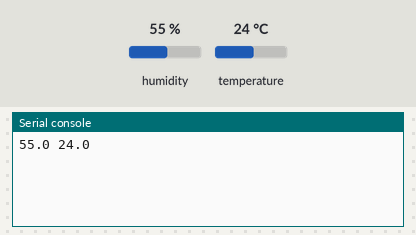
Simulated run of this program. Board: CircuitPython board. On the bench: the last lines printed to the serial console. Inputs (shaded band) come from the test bench; at power-on: humidity 55 %, temperature 24 °C.

Above: at 1.2 s.
1.3 s: humidity set to 22 %
At 6.7 s:
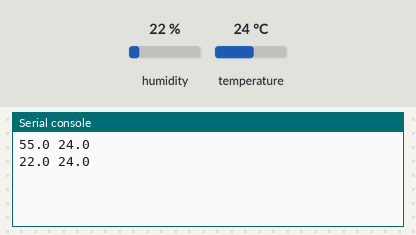
7.6 s: temperature set to 12 °C
At 11.4 s:
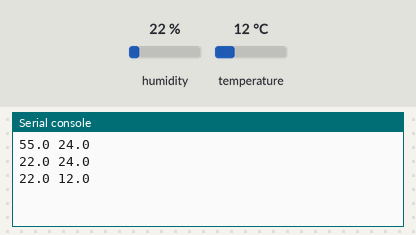
13.9 s: humidity set to 40 %
At 17.2 s:
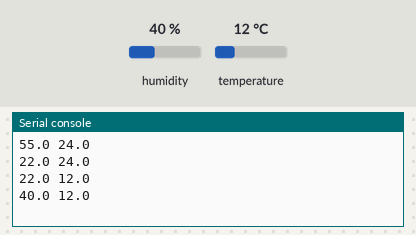
Timing chart, 0 to 18.7 s (numbered marks = the images above; inputs shaded):
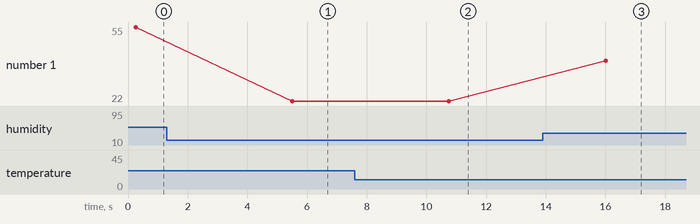

The program:

testdht.py
```python
"""
Adafruit dht22 driver installation
sudo pip3 install adafruit-circuitpython-dht
If you encounter no module named ‘board’ , install this
sudo pip3 install adafruit-blinka

"""

from time import sleep
import board
import adafruit_dht
dhtDevice = adafruit_dht.DHT22(board.D17, use_pulseio=False)

def readDHT22():
    try:
        temperature_c = dhtDevice.temperature
        temp=temperature_c

        humidity = dhtDevice.humidity
    except:
        temp=0
        humidity=0
    return (humidity, temp)


while True:
    humidity,temperature = readDHT22()
    print(humidity,temperature)
    sleep(5)
```

Measured:
- after the input at 1.3 s, the serial console: prints a new line after 4.2 s (image 1)
- after the input at 7.6 s, the serial console: prints a new line after 3.2 s (image 2)
- after the input at 13.9 s, the serial console: prints a new line after 2.1 s (image 3)
- plotted number 1: 55 → 22 after the input at 1.3 s, 22 → 40 after the input at 13.9 s
